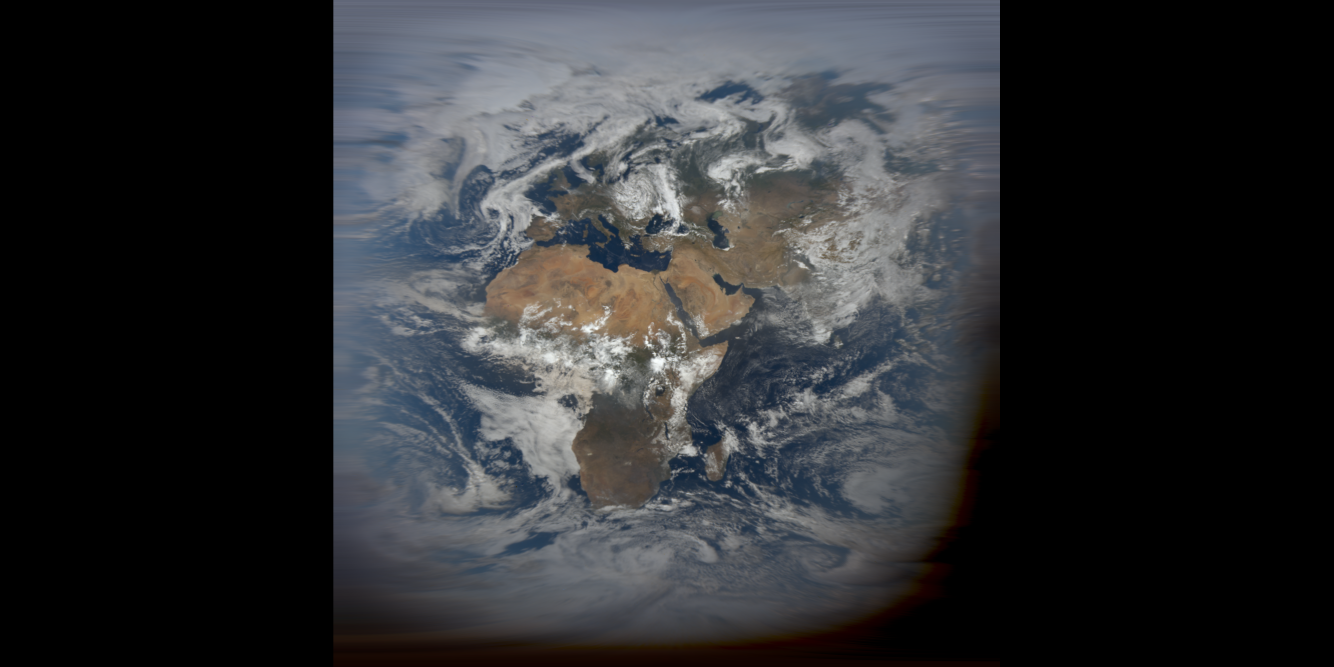
#> input picture output/mapa_10_epic_1b_20260710101617.png, 4000 x 2000 px, given as the content of the folder output/2026-07-09, which was not available (shown at 1/3 size)
$ python stich.py
#> lines starting #> are read from the running program, lines starting #| are printed output that depends on the picture; after the words box and inside, x2 and y2 are one past the last pixel; in counts of white or black regions, pixels touching at a corner belong together; pictures that were not available may be replaced by others from this repository, and a replacement may not be noted
import os
import sys
import glob
import cv2
import numpy as np
from datetime import datetime
import re

if __name__ == "__main__":
    wybrana_data = sys.argv[1] if len(sys.argv) > 1 else "2026-07-09"
    print(f"--- ETAP 3: Zszywanie globusa dla daty {wybrana_data} ---")

    folder_gotowe = f"output\\{wybrana_data}"

    # Tworzymy folder assets, jeśli nie istnieje
    os.makedirs("assets", exist_ok=True)
    plik_wynikowy = f"assets\\{wybrana_data}.png"

    pliki = glob.glob(os.path.join(folder_gotowe, "*.png"))
    if not pliki:
        print(f"Brak plików w folderze '{folder_gotowe}'!")
        sys.exit()

    pliki.sort()
    out_w, out_h = 4000, 2000
    master_map = np.zeros((out_h, out_w, 3), dtype=np.float32)
    waga_map = np.zeros((out_h, out_w, 1), dtype=np.float32)

    udane_pliki = 0
    print(f"Rozpoczynam szycie z {len(pliki)} plików...")

    for plik in pliki:
        nazwa = os.path.basename(plik)
        dopasowanie = re.search(r'\d{14}', nazwa)
        if not dopasowanie: continue

        znacznik = dopasowanie.group()
        try:
            czas = datetime.strptime(znacznik, "%Y%m%d%H%M%S")
        except Exception:
            continue

        img = cv2.imread(plik)
#> img is the input picture: shape (2000, 4000, 3); mean B, G, R 49.3, 46.9, 45.6
        if img is None: continue

        sekundy_od_polnocy = czas.hour * 3600 + czas.minute * 60 + czas.second
        obrot = 0.5 - (sekundy_od_polnocy / 86400.0)
        przesuniecie_x = int(obrot * out_w)

        gray = cv2.cvtColor(img, cv2.COLOR_BGR2GRAY)
        _, maska = cv2.threshold(gray, 1, 255, cv2.THRESH_BINARY)
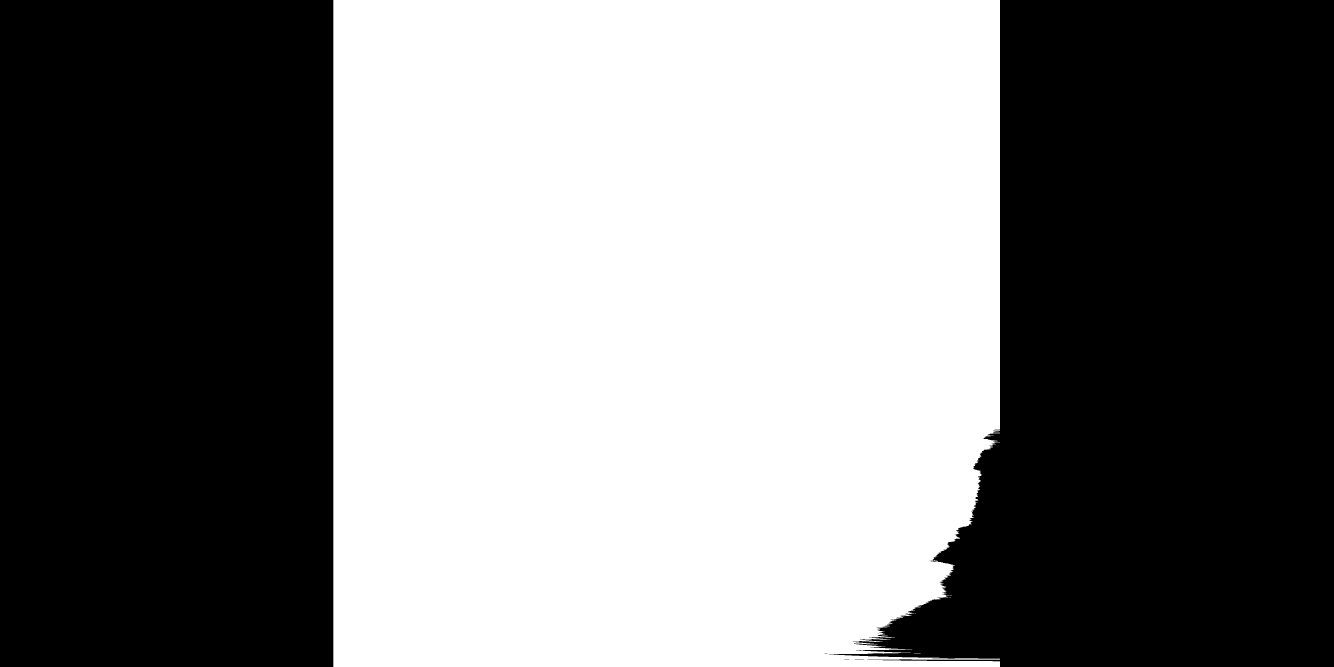
#> maska: shape (2000, 4000) (shown at 1/3 size); 48.6% white; 6 white regions (4 under 20 px), largest, box (x1, y1, x2, y2) and area: (1000, 0, 3000, 2000) 3889079, (2742, 1959, 2762, 1960) 20

        waga = cv2.distanceTransform(maska, cv2.DIST_L2, 5)
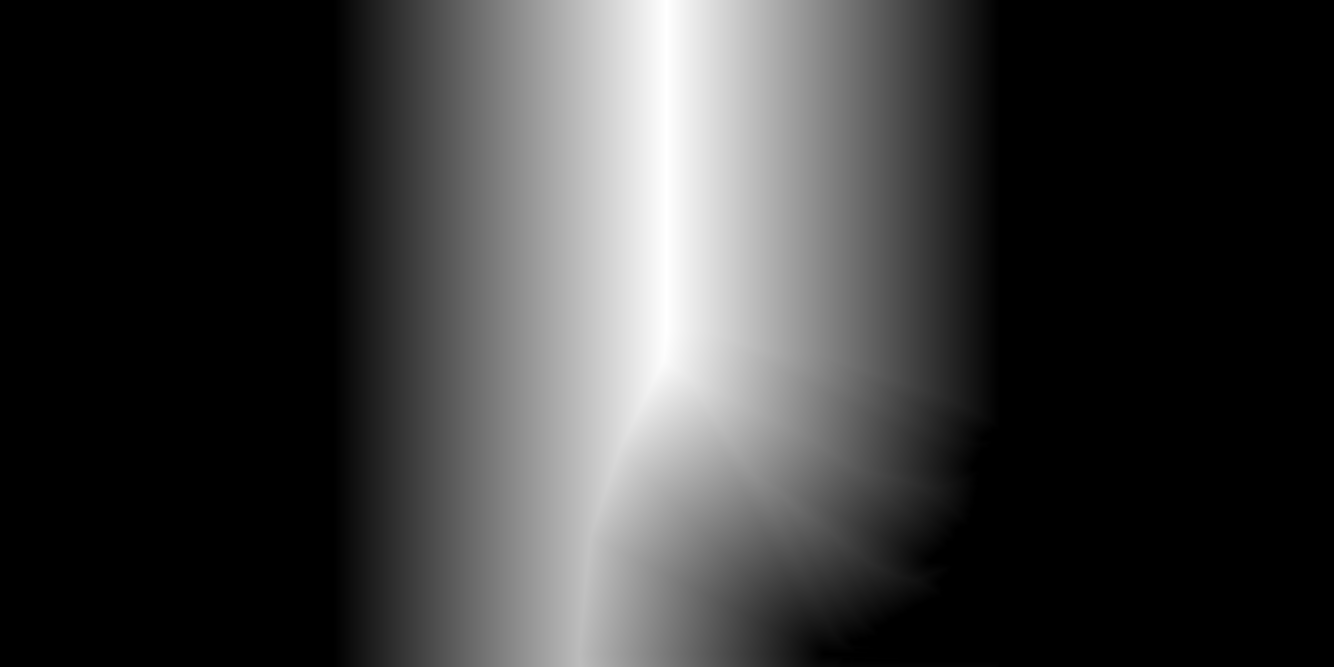
#> waga: shape (2000, 4000) float32 (shown at 1/3 size); min 0, max 1000, mean 223.3; drawn with min black and max white
        cv2.normalize(waga, waga, 0, 1.0, cv2.NORM_MINMAX)
        waga = waga ** 6
        waga = np.expand_dims(waga, axis=2)

        przesuniety_img = np.roll(img, przesuniecie_x, axis=1)
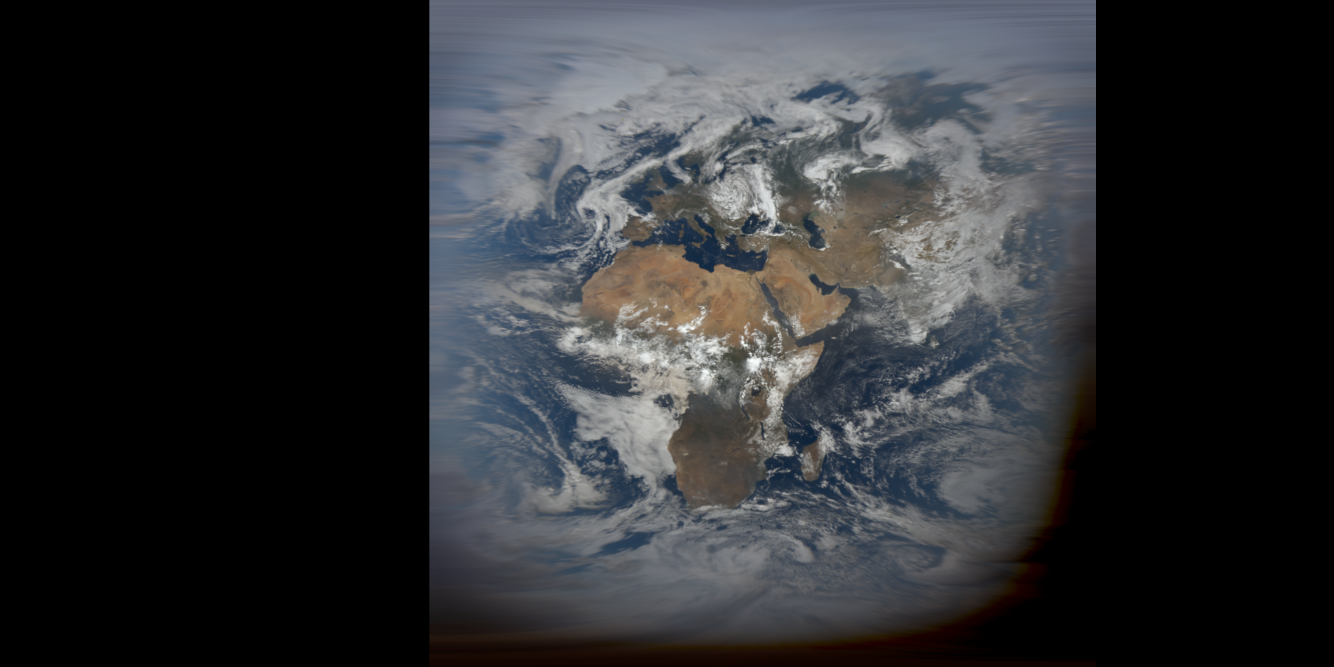
#> przesuniety_img: shape (2000, 4000, 3) (shown at 1/3 size); mean B, G, R 49.3, 46.9, 45.6
        przesunieta_waga = np.roll(waga, przesuniecie_x, axis=1)

        master_map += przesuniety_img.astype(np.float32) * przesunieta_waga
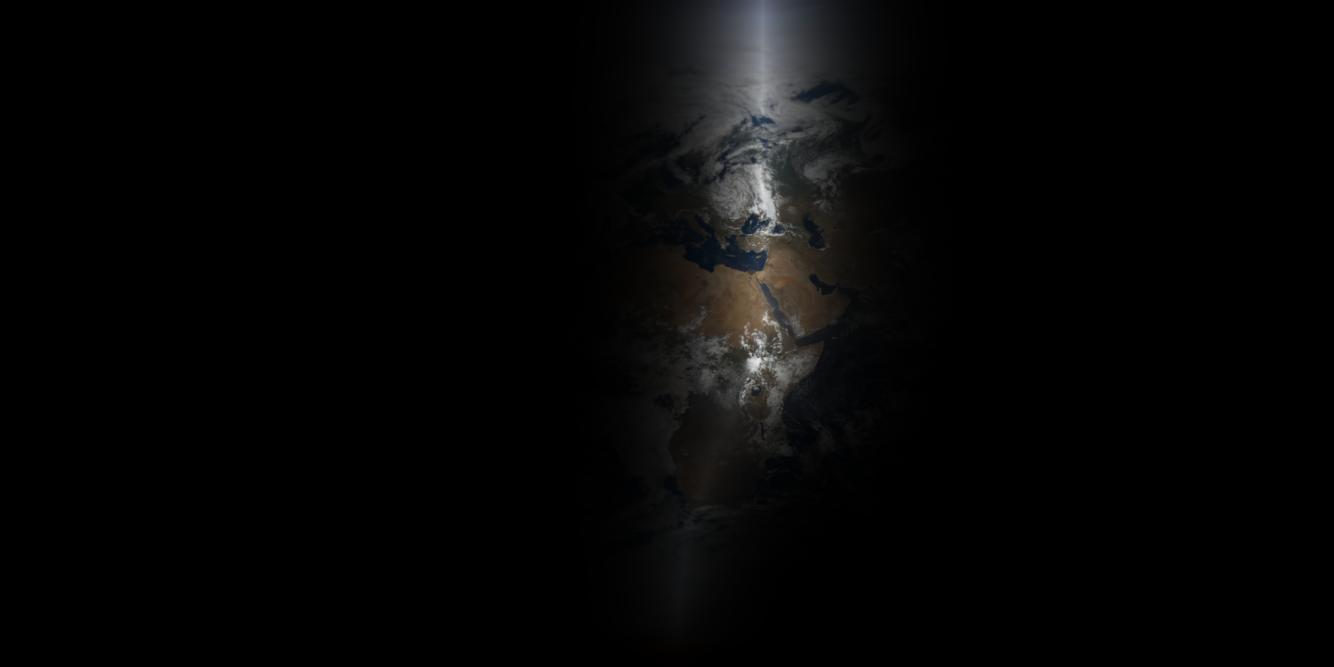
#> master_map: shape (2000, 4000, 3) float32 (shown at 1/3 size); mean B, G, R 5.6, 5.7, 5.7
        waga_map += przesunieta_waga
        udane_pliki += 1
        print(f"  -> Zszyto: {nazwa}")

    if udane_pliki > 0:
        waga_map[waga_map == 0] = 1
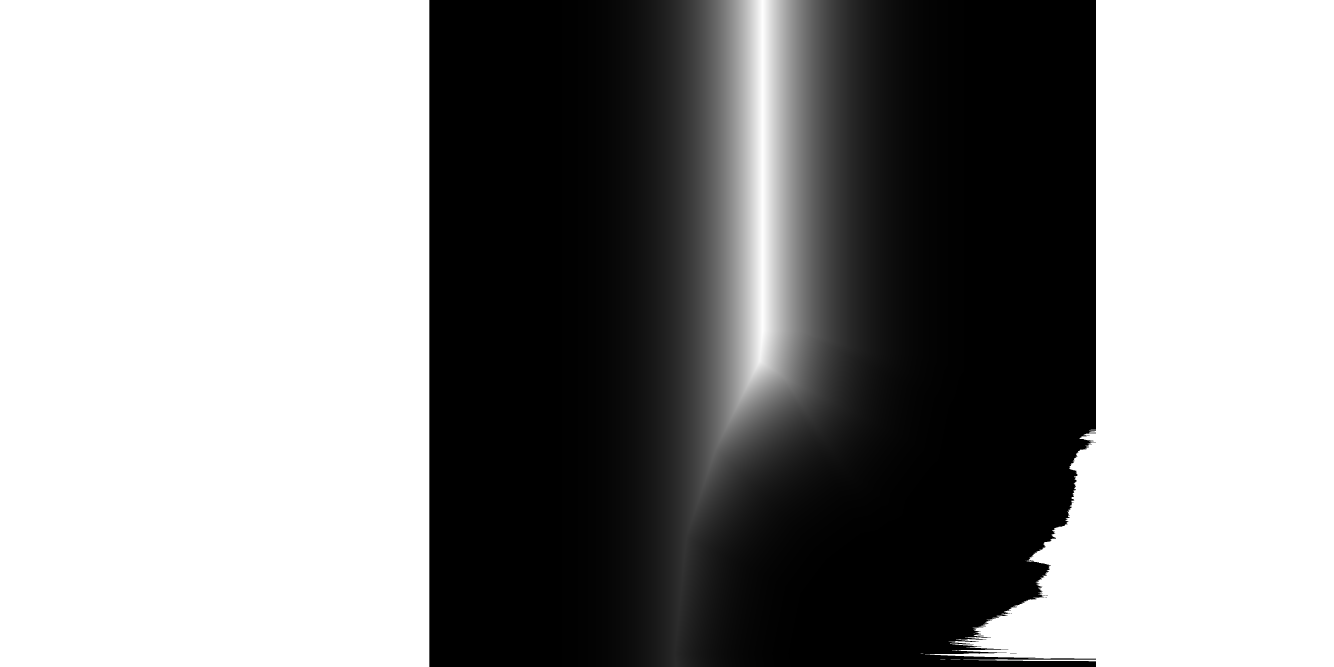
#> waga_map: shape (2000, 4000, 1) float32 (shown at 1/3 size); min 1e-18, max 1, mean 0.564
        master_map = master_map / waga_map
        cv2.imwrite(plik_wynikowy, master_map.astype(np.uint8))
        print(f"SUKCES! Gotowa mapa: {plik_wynikowy}\n")

$ run again, on output/mapa_15_epic_1b_20260710154333.png
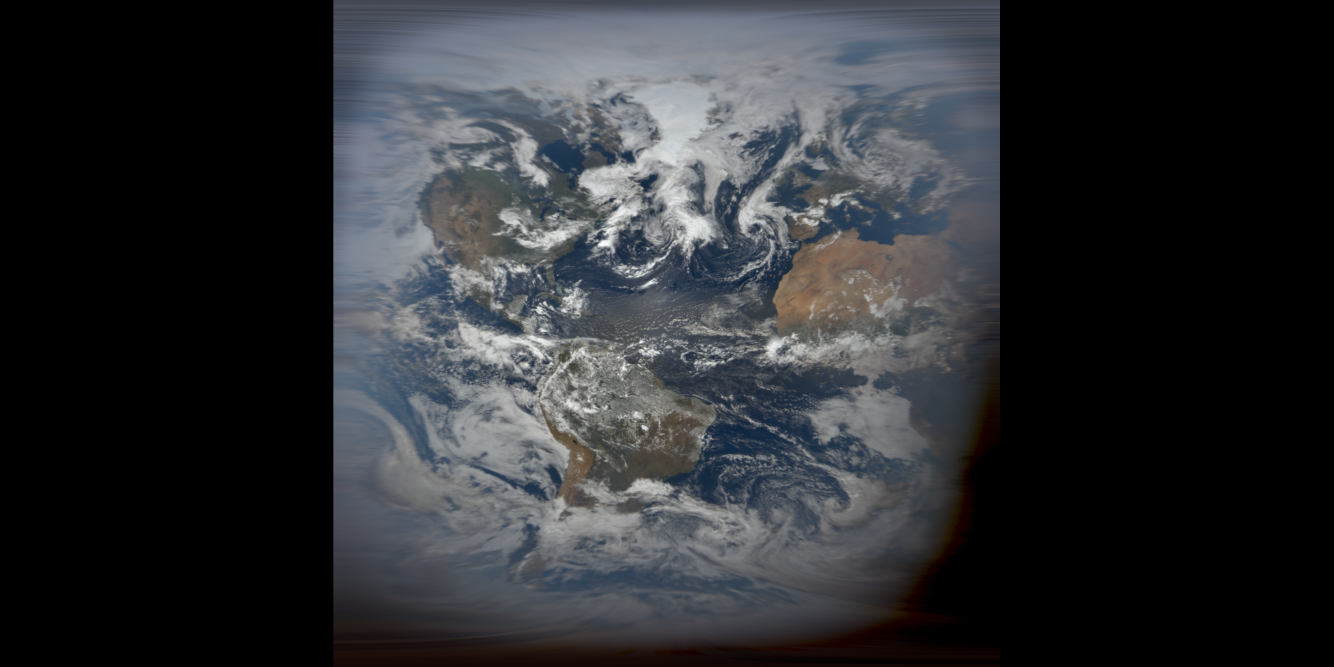
#> input picture output/mapa_15_epic_1b_20260710154333.png, 4000 x 2000 px, given as the content of the folder output/output/mapa_15_epic_1b_20260710154333.png, which was not available (shown at 1/3 size)
#> img is the input picture: shape (2000, 4000, 3); mean B, G, R 50.4, 47.3, 45.5
#> `_, maska = cv2.threshold(gray, 1, 255, cv2.THRESH_BINARY)`:
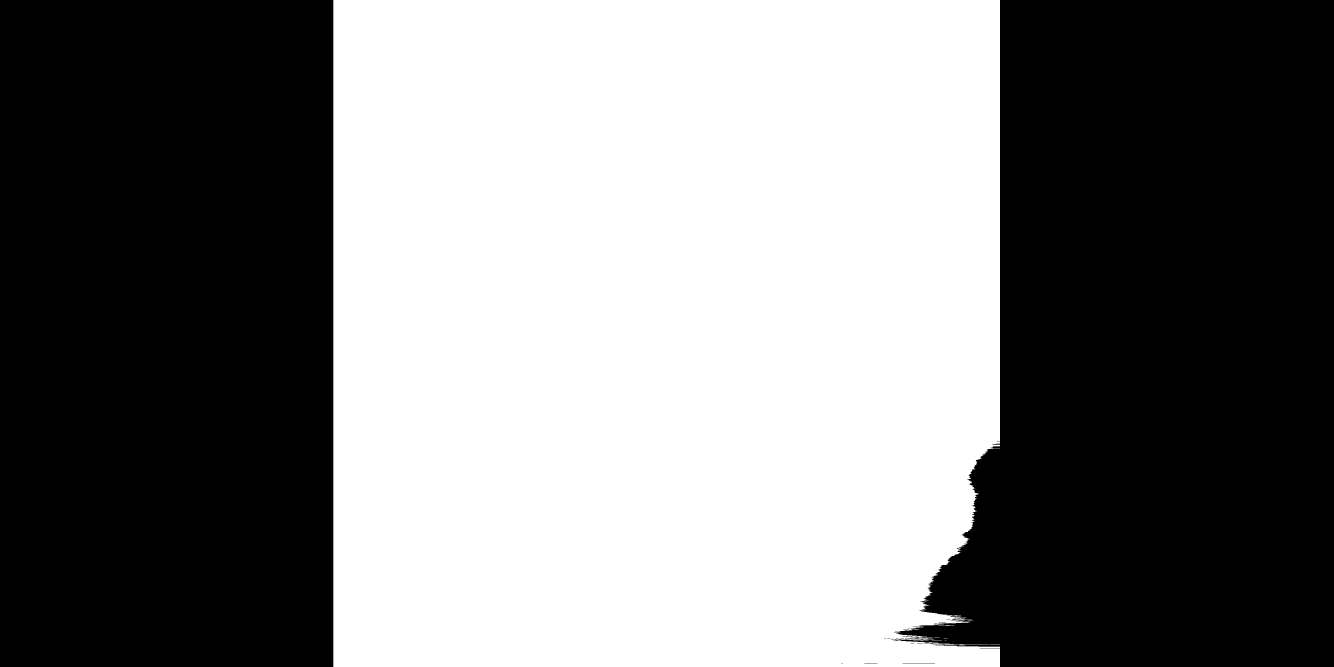
#> maska: shape (2000, 4000) (shown at 1/3 size); 49% white; 8 white regions (6 under 20 px), largest, box (x1, y1, x2, y2) and area: (1000, 0, 3000, 2000) 3917500, (2969, 1934, 3000, 1935) 31
#> `waga_map[waga_map == 0] = 1`:
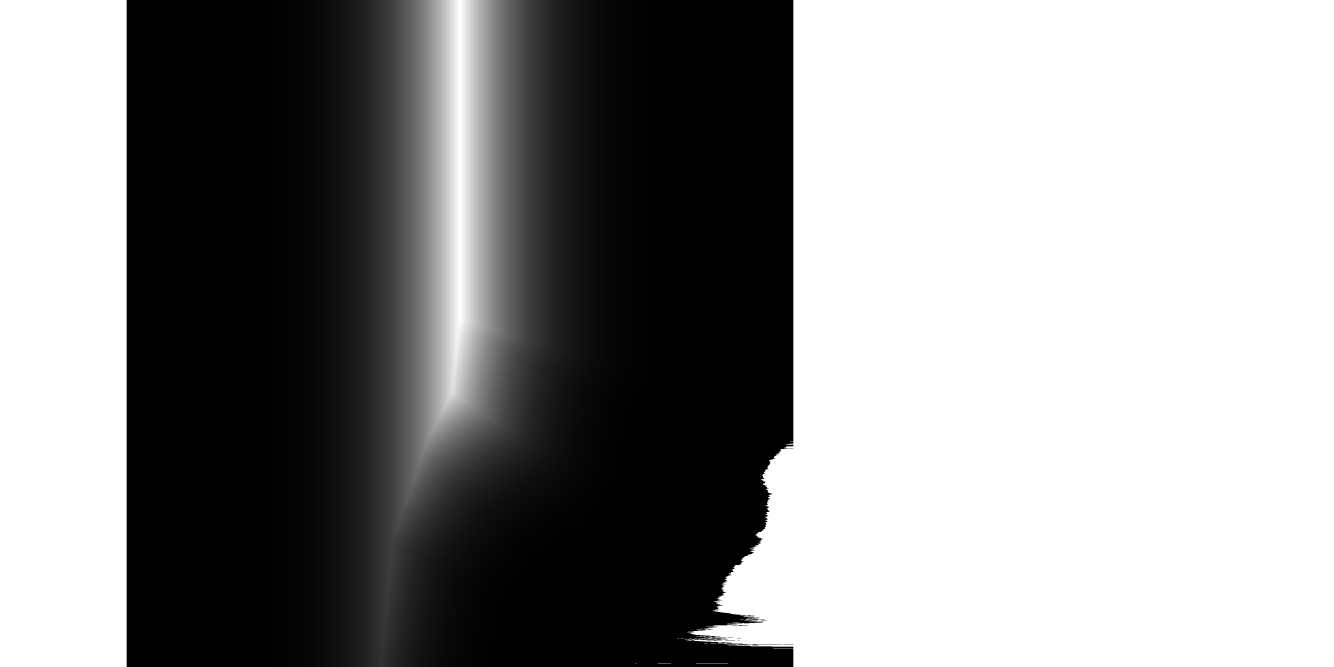
#> waga_map: shape (2000, 4000, 1) float32 (shown at 1/3 size); min 1e-18, max 1, mean 0.563
